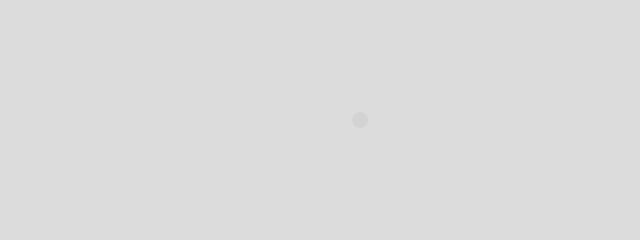
Frame 1 (no input)
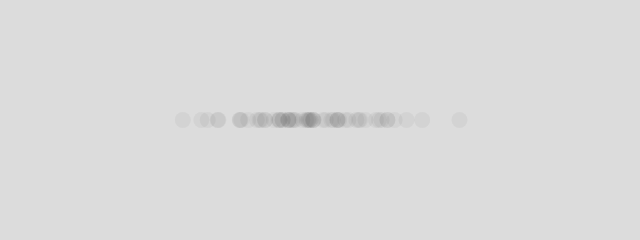
Frame 60 (no input)
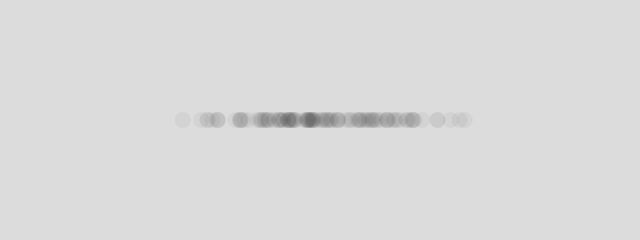
Frame 120 (the mouse pressed at the canvas centre since frame 60)

The p5.js sketch that drew these frames (run headless with seeded random() and noise() and a simulated clock; from frame 60 on, the mouse is pressed at the canvas centre):

// p5.js sketch
// ── sketch.js
/* 
  Author Michael Houmann
  Created 03. March 2025

  The randomGaussian() function in p5.js gives you a "normal" distribution of random numbers. 
  Normal distribution (gaussian distribution) will look like a bell curve when drawn in to a cartesian coordinate system. The values cluster around a central value called the mean.
  The cluster's standard deviation is called the spread.
  
  Read more about the function https://p5js.org/reference/p5/randomGaussian/
  or on Wikipedia https://en.wikipedia.org/wiki/Normal_distribution
*/

function setup() {
  createCanvas(640, 240);
  background(220);
}

function draw() {
  // get a random number from the randomGaussian() function with a mean of 320 and a standard deviation of 60
  const x = randomGaussian(320, 60);

  noStroke();
  fill(0, 10); // black with 10% opacity
  // Draw the random number in the middle of the canvas
  circle(x, height / 2, 16);

}
